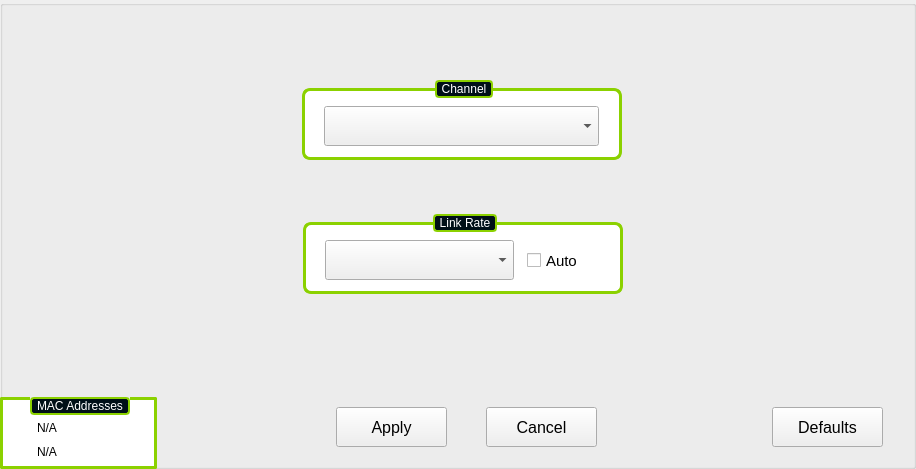
     <widget class="QGroupBox" name="gbAdvancedNetworking">
      <property name="geometry">
       <rect>
        <x>1</x>
        <y>0</y>
        <width>916</width>
        <height>469</height>
       </rect>
      </property>
      <property name="styleSheet">
       <string notr="true">QGroupBox#gbAdvancedNetworking{
/*	background: url(:/images/screens/brushedSteelSheet.png);  */
background-color: qlineargradient(spread:pad, x1:0, y1:0, x2:0.17, y2:1, stop:0 rgba(0, 0, 0, 255), stop:1 rgba(88, 88, 88, 255));
/* border-color: rgb(118, 118, 118); */
    border: 3px solid rgb(139,209,0);
/*border-radius: 10px;*/
border-radius:5px;
/*border: 3px solid black;*/
}</string>
      </property>
      <property name="title">
       <string/>
      </property>
      <widget class="QGroupBox" name="gbTransferRate">
       <property name="geometry">
        <rect>
         <x>303</x>
         <y>214</y>
         <width>320</width>
         <height>80</height>
        </rect>
       </property>
       <property name="sizePolicy">
        <sizepolicy hsizetype="Fixed" vsizetype="Fixed">
         <horstretch>0</horstretch>
         <verstretch>0</verstretch>
        </sizepolicy>
       </property>
       <property name="minimumSize">
        <size>
         <width>320</width>
         <height>80</height>
        </size>
       </property>
       <property name="maximumSize">
        <size>
         <width>320</width>
         <height>80</height>
        </size>
       </property>
       <property name="autoFillBackground">
        <bool>false</bool>
       </property>
       <property name="styleSheet">
        <string notr="true">QGroupBox#gbTransferRate{
	border: 3px solid rgb(139,209,0);
	border-radius: 8px;
    color: rgb(0,0,0);
	margin-top: 8px;
 
	background-color: rgb(255,255,255);

}
QGroupBox::title {
     subcontrol-origin: margin;
     subcontrol-position: top center; /* position at the top center */
     padding: 0 3px;
     background-color: qlineargradient(x1: 0, y1: 0, x2: 0, y2: 1,
                                       stop: 0 #FF0ECE, stop: 1 #FFFFFF);
	background: rgb(0, 16, 24);
	color: rgb(255,255,255);
	border: 2px solid rgb(139,209,0);
	border-radius: 4px;
 }</string>
       </property>
       <property name="title">
        <string>Link Rate</string>
       </property>
       <widget class="QLabel" name="label_67">
        <property name="geometry">
         <rect>
          <x>4</x>
          <y>130</y>
          <width>65</width>
          <height>30</height>
         </rect>
        </property>
        <property name="font">
         <font>
          <pointsize>10</pointsize>
         </font>
        </property>
        <property name="layoutDirection">
         <enum>Qt::LeftToRight</enum>
        </property>
        <property name="styleSheet">
         <string notr="true">color: rgb(43, 43, 43);
background:transparent;</string>
        </property>
        <property name="text">
         <string>Gateway</string>
        </property>
        <property name="alignment">
         <set>Qt::AlignCenter</set>
        </property>
       </widget>
       <widget class="hobart::tabbableIPLineEdit" name="gatewayLineEdit_5">
        <property name="geometry">
         <rect>
          <x>68</x>
          <y>132</y>
          <width>40</width>
          <height>27</height>
         </rect>
        </property>
        <property name="sizePolicy">
         <sizepolicy hsizetype="Fixed" vsizetype="Fixed">
          <horstretch>0</horstretch>
          <verstretch>0</verstretch>
         </sizepolicy>
        </property>
        <property name="minimumSize">
         <size>
          <width>40</width>
          <height>27</height>
         </size>
        </property>
        <property name="maximumSize">
         <size>
          <width>40</width>
          <height>27</height>
         </size>
        </property>
        <property name="font">
         <font>
          <pointsize>10</pointsize>
         </font>
        </property>
        <property name="focusPolicy">
         <enum>Qt::StrongFocus</enum>
        </property>
        <property name="styleSheet">
         <string notr="true">border-radius: 10px;
border: 2px solid gray;
background:white;</string>
        </property>
        <property name="text">
         <string notr="true"/>
        </property>
        <property name="alignment">
         <set>Qt::AlignCenter</set>
        </property>
        <property name="placeholderText">
         <string/>
        </property>
       </widget>
       <widget class="QLabel" name="label_71">
        <property name="geometry">
         <rect>
          <x>2</x>
          <y>129</y>
          <width>252</width>
          <height>35</height>
         </rect>
        </property>
        <property name="styleSheet">
         <string notr="true">background-color: rgb(255,255,255);</string>
        </property>
        <property name="text">
         <string/>
        </property>
       </widget>
       <widget class="QComboBox" name="cbTransferRate">
        <property name="geometry">
         <rect>
          <x>22</x>
          <y>26</y>
          <width>189</width>
          <height>40</height>
         </rect>
        </property>
        <property name="sizePolicy">
         <sizepolicy hsizetype="Fixed" vsizetype="Fixed">
          <horstretch>0</horstretch>
          <verstretch>0</verstretch>
         </sizepolicy>
        </property>
        <property name="minimumSize">
         <size>
          <width>189</width>
          <height>40</height>
         </size>
        </property>
        <property name="maximumSize">
         <size>
          <width>170</width>
          <height>40</height>
         </size>
        </property>
        <property name="font">
         <font>
          <pointsize>11</pointsize>
         </font>
        </property>
       </widget>
       <widget class="QCheckBox" name="chkboxTransferRateAuto">
        <property name="geometry">
         <rect>
          <x>224</x>
          <y>29</y>
          <width>85</width>
          <height>35</height>
         </rect>
        </property>
        <property name="sizePolicy">
         <sizepolicy hsizetype="Fixed" vsizetype="Fixed">
          <horstretch>0</horstretch>
          <verstretch>0</verstretch>
         </sizepolicy>
        </property>
        <property name="minimumSize">
         <size>
          <width>85</width>
          <height>35</height>
         </size>
        </property>
        <property name="maximumSize">
         <size>
          <width>85</width>
          <height>70</height>
         </size>
        </property>
        <property name="font">
         <font>
          <pointsize>11</pointsize>
         </font>
        </property>
        <property name="text">
         <string>Auto</string>
        </property>
       </widget>
      </widget>
      <widget class="QPushButton" name="advancedNetworkingApplyBut">
       <property name="geometry">
        <rect>
         <x>336</x>
         <y>407</y>
         <width>111</width>
         <height>40</height>
        </rect>
       </property>
       <property name="sizePolicy">
        <sizepolicy hsizetype="Fixed" vsizetype="Fixed">
         <horstretch>0</horstretch>
         <verstretch>0</verstretch>
        </sizepolicy>
       </property>
       <property name="minimumSize">
        <size>
         <width>111</width>
         <height>40</height>
        </size>
       </property>
       <property name="maximumSize">
        <size>
         <width>111</width>
         <height>40</height>
        </size>
       </property>
       <property name="font">
        <font>
         <pointsize>12</pointsize>
        </font>
       </property>
       <property name="styleSheet">
        <string notr="true"/>
       </property>
       <property name="text">
        <string>Apply</string>
       </property>
      </widget>
      <widget class="QPushButton" name="advancedNetworkingCancelBut">
       <property name="geometry">
        <rect>
         <x>486</x>
         <y>407</y>
         <width>111</width>
         <height>40</height>
        </rect>
       </property>
       <property name="sizePolicy">
        <sizepolicy hsizetype="Fixed" vsizetype="Fixed">
         <horstretch>0</horstretch>
         <verstretch>0</verstretch>
        </sizepolicy>
       </property>
       <property name="minimumSize">
        <size>
         <width>111</width>
         <height>40</height>
        </size>
       </property>
       <property name="maximumSize">
        <size>
         <width>111</width>
         <height>40</height>
        </size>
       </property>
       <property name="font">
        <font>
         <pointsize>12</pointsize>
        </font>
       </property>
       <property name="text">
        <string>Cancel</string>
       </property>
      </widget>
      <widget class="QPushButton" name="advancedNetworkingDefaultsBut">
       <property name="geometry">
        <rect>
         <x>772</x>
         <y>407</y>
         <width>111</width>
         <height>40</height>
        </rect>
       </property>
       <property name="sizePolicy">
        <sizepolicy hsizetype="Fixed" vsizetype="Fixed">
         <horstretch>0</horstretch>
         <verstretch>0</verstretch>
        </sizepolicy>
       </property>
       <property name="minimumSize">
        <size>
         <width>111</width>
         <height>40</height>
        </size>
       </property>
       <property name="maximumSize">
        <size>
         <width>111</width>
         <height>40</height>
        </size>
       </property>
       <property name="font">
        <font>
         <pointsize>12</pointsize>
        </font>
       </property>
       <property name="text">
        <string>Defaults</string>
       </property>
      </widget>
      <widget class="QGroupBox" name="gbWirelessChannel">
       <property name="geometry">
        <rect>
         <x>302</x>
         <y>80</y>
         <width>320</width>
         <height>80</height>
        </rect>
       </property>
       <property name="sizePolicy">
        <sizepolicy hsizetype="Fixed" vsizetype="Fixed">
         <horstretch>0</horstretch>
         <verstretch>0</verstretch>
        </sizepolicy>
       </property>
       <property name="minimumSize">
        <size>
         <width>320</width>
         <height>80</height>
        </size>
       </property>
       <property name="maximumSize">
        <size>
         <width>320</width>
         <height>80</height>
        </size>
       </property>
       <property name="autoFillBackground">
        <bool>false</bool>
       </property>
       <property name="styleSheet">
        <string notr="true">QGroupBox#gbWirelessChannel{
	border: 3px solid rgb(139,209,0);
	border-radius: 8px;
    color: rgb(0,0,0);
	margin-top: 8px;
 
	background-color: rgb(255,255,255);

}
QGroupBox::title {
     subcontrol-origin: margin;
     subcontrol-position: top center; /* position at the top center */
     padding: 0 3px;
     background-color: qlineargradient(x1: 0, y1: 0, x2: 0, y2: 1,
                                       stop: 0 #FF0ECE, stop: 1 #FFFFFF);
	background: rgb(0, 16, 24);
	color: rgb(255,255,255);
	border: 2px solid rgb(139,209,0);
	border-radius: 4px;
 }</string>
       </property>
       <property name="title">
        <string>Channel</string>
       </property>
       <widget class="QLabel" name="label_68">
        <property name="geometry">
         <rect>
          <x>4</x>
          <y>130</y>
          <width>65</width>
          <height>30</height>
         </rect>
        </property>
        <property name="font">
         <font>
          <pointsize>10</pointsize>
         </font>
        </property>
        <property name="layoutDirection">
         <enum>Qt::LeftToRight</enum>
        </property>
        <property name="styleSheet">
         <string notr="true">color: rgb(43, 43, 43);
background:transparent;</string>
        </property>
        <property name="text">
         <string>Gateway</string>
        </property>
        <property name="alignment">
         <set>Qt::AlignCenter</set>
        </property>
       </widget>
       <widget class="hobart::tabbableIPLineEdit" name="gatewayLineEdit_6">
        <property name="geometry">
         <rect>
          <x>68</x>
          <y>132</y>
          <width>40</width>
          <height>27</height>
         </rect>
        </property>
        <property name="sizePolicy">
         <sizepolicy hsizetype="Fixed" vsizetype="Fixed">
          <horstretch>0</horstretch>
          <verstretch>0</verstretch>
         </sizepolicy>
        </property>
        <property name="minimumSize">
         <size>
          <width>40</width>
          <height>27</height>
         </size>
        </property>
        <property name="maximumSize">
         <size>
          <width>40</width>
          <height>27</height>
         </size>
        </property>
        <property name="font">
         <font>
          <pointsize>10</pointsize>
         </font>
        </property>
        <property name="focusPolicy">
         <enum>Qt::StrongFocus</enum>
        </property>
        <property name="styleSheet">
         <string notr="true">border-radius: 10px;
border: 2px solid gray;
background:white;</string>
        </property>
        <property name="text">
         <string notr="true"/>
        </property>
        <property name="alignment">
         <set>Qt::AlignCenter</set>
        </property>
        <property name="placeholderText">
         <string/>
        </property>
       </widget>
       <widget class="QLabel" name="label_72">
        <property name="geometry">
         <rect>
          <x>2</x>
          <y>129</y>
          <width>252</width>
          <height>35</height>
         </rect>
        </property>
        <property name="styleSheet">
         <string notr="true">background-color: rgb(255,255,255);</string>
        </property>
        <property name="text">
         <string/>
        </property>
       </widget>
       <widget class="QComboBox" name="cbChannel">
        <property name="geometry">
         <rect>
          <x>22</x>
          <y>26</y>
          <width>275</width>
          <height>40</height>
         </rect>
        </property>
        <property name="sizePolicy">
         <sizepolicy hsizetype="Fixed" vsizetype="Fixed">
          <horstretch>0</horstretch>
          <verstretch>0</verstretch>
         </sizepolicy>
        </property>
        <property name="minimumSize">
         <size>
          <width>275</width>
          <height>40</height>
         </size>
        </property>
        <property name="maximumSize">
         <size>
          <width>275</width>
          <height>40</height>
         </size>
        </property>
        <property name="font">
         <font>
          <pointsize>11</pointsize>
         </font>
        </property>
        <property name="maxVisibleItems">
         <number>17</number>
        </property>
       </widget>
      </widget>
      <widget class="QGroupBox" name="gbMACs">
       <property name="geometry">
        <rect>
         <x>0</x>
         <y>397</y>
         <width>157</width>
         <height>72</height>
        </rect>
       </property>
       <property name="sizePolicy">
        <sizepolicy hsizetype="Fixed" vsizetype="Fixed">
         <horstretch>0</horstretch>
         <verstretch>0</verstretch>
        </sizepolicy>
       </property>
       <property name="minimumSize">
        <size>
         <width>157</width>
         <height>72</height>
        </size>
       </property>
       <property name="maximumSize">
        <size>
         <width>157</width>
         <height>72</height>
        </size>
       </property>
       <property name="styleSheet">
        <string notr="true">QGroupBox#gbMACs{
	border: 3px solid rgb(139,209,0);
	border-radius: 2px;
    color: rgb(0,0,0);
	/*margin-top: 8px;*/
 
	background-color: rgb(255,255,255);
}
QGroupBox::title {
     subcontrol-origin: margin;
     subcontrol-position: top center; /* position at the top center */
     padding: 0 3px;
     background-color: qlineargradient(x1: 0, y1: 0, x2: 0, y2: 1,
                                       stop: 0 #FF0ECE, stop: 1 #FFFFFF);
	background: rgb(0, 16, 24);
	color: rgb(255,255,255);
	border: 2px solid rgb(139,209,0);
	border-radius: 4px;
 }</string>
       </property>
       <property name="title">
        <string>MAC Addresses</string>
       </property>
       <widget class="QPushButton" name="pushButton">
        <property name="enabled">
         <bool>false</bool>
        </property>
        <property name="geometry">
         <rect>
          <x>4</x>
          <y>21</y>
          <width>31</width>
          <height>23</height>
         </rect>
        </property>
        <property name="sizePolicy">
         <sizepolicy hsizetype="Fixed" vsizetype="Fixed">
          <horstretch>0</horstretch>
          <verstretch>0</verstretch>
         </sizepolicy>
        </property>
        <property name="minimumSize">
         <size>
          <width>31</width>
          <height>23</height>
         </size>
        </property>
        <property name="maximumSize">
         <size>
          <width>31</width>
          <height>23</height>
         </size>
        </property>
        <property name="autoFillBackground">
         <bool>false</bool>
        </property>
        <property name="text">
         <string/>
        </property>
        <property name="icon">
         <iconset resource="../sessionhandler.qrc">
          <normaloff>:/images/screens/MACWired.png</normaloff>
          <disabledoff>:/images/screens/MACWired.png</disabledoff>:/images/screens/MACWired.png</iconset>
        </property>
        <property name="iconSize">
         <size>
          <width>31</width>
          <height>23</height>
         </size>
        </property>
        <property name="flat">
         <bool>true</bool>
        </property>
       </widget>
       <widget class="QLabel" name="wifiMAClbl">
        <property name="geometry">
         <rect>
          <x>37</x>
          <y>47</y>
          <width>117</width>
          <height>16</height>
         </rect>
        </property>
        <property name="text">
         <string>N/A</string>
        </property>
       </widget>
       <widget class="QPushButton" name="pushButton_2">
        <property name="enabled">
         <bool>false</bool>
        </property>
        <property name="geometry">
         <rect>
          <x>4</x>
          <y>45</y>
          <width>31</width>
          <height>23</height>
         </rect>
        </property>
        <property name="sizePolicy">
         <sizepolicy hsizetype="Fixed" vsizetype="Fixed">
          <horstretch>0</horstretch>
          <verstretch>0</verstretch>
         </sizepolicy>
        </property>
        <property name="minimumSize">
         <size>
          <width>31</width>
          <height>23</height>
         </size>
        </property>
        <property name="maximumSize">
         <size>
          <width>31</width>
          <height>23</height>
         </size>
        </property>
        <property name="text">
         <string/>
        </property>
        <property name="icon">
         <iconset resource="../sessionhandler.qrc">
          <normaloff>:/images/screens/MACWifi.png</normaloff>
          <disabledoff>:/images/screens/MACWifi.png</disabledoff>:/images/screens/MACWifi.png</iconset>
        </property>
        <property name="iconSize">
         <size>
          <width>31</width>
          <height>23</height>
         </size>
        </property>
        <property name="flat">
         <bool>true</bool>
        </property>
       </widget>
       <widget class="QLabel" name="wireMAClbl">
        <property name="geometry">
         <rect>
          <x>37</x>
          <y>23</y>
          <width>117</width>
          <height>16</height>
         </rect>
        </property>
        <property name="text">
         <string>N/A</string>
        </property>
       </widget>
       <zorder>wireMAClbl</zorder>
       <zorder>wifiMAClbl</zorder>
       <zorder>pushButton_2</zorder>
       <zorder>pushButton</zorder>
      </widget>
     </widget>
